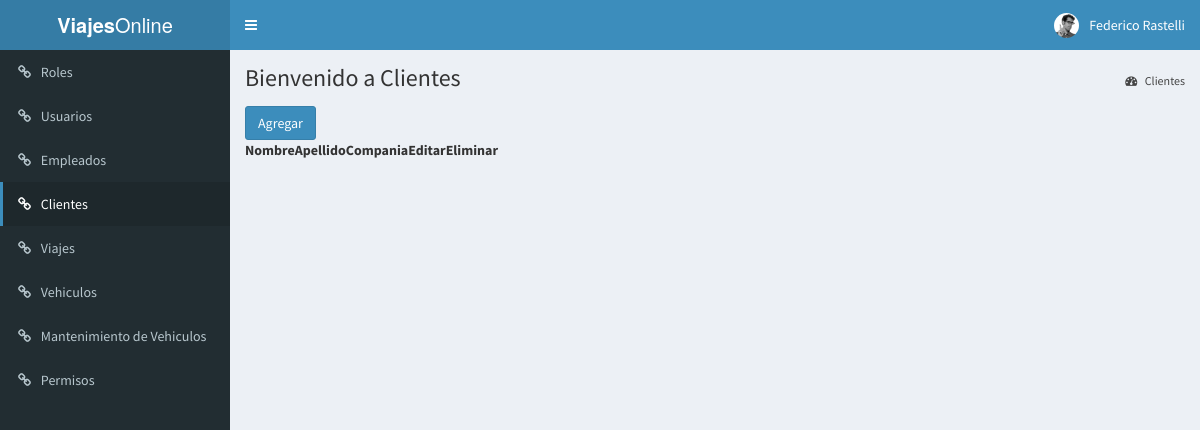
The app's page /index.php?page=clientes (signed in), older data.
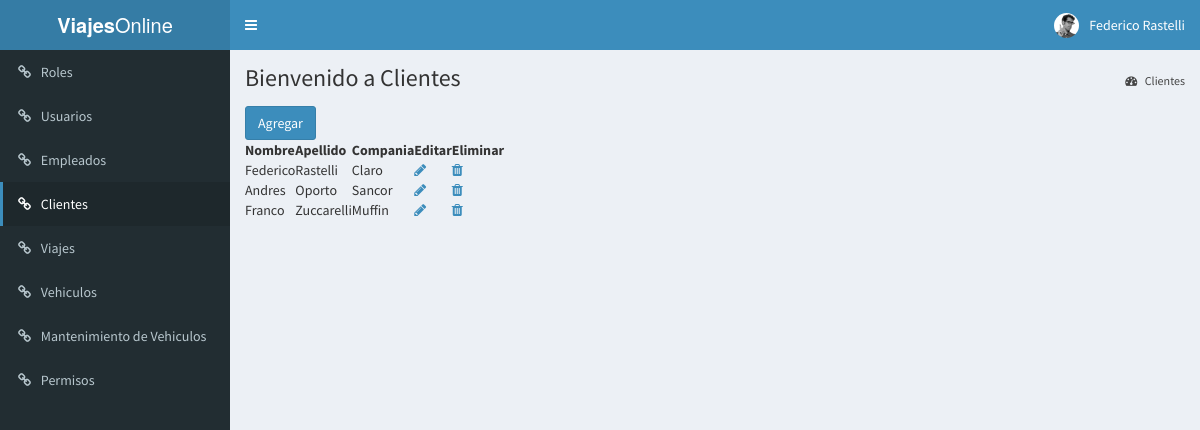
The same page, newer data.
### tables this page shows
CREATE TABLE Cliente (
    id INT NOT NULL AUTO_INCREMENT primary key ,
    nombre varchar (50),
    apellido varchar(100),
    compania varchar(100)
);

### models/DataBase.php (called while the page is built, shortened)
<?php
class DataBase
{
    private $_db;
    private static $instancia;
    public static function getInstance()
    {
        if (  !self::$instancia instanceof self) {
            self::$instancia = new self;
        }
        return self::$instancia;
    }
    public function query($query)
    {
        $type = explode(" ", trim($query) );
        switch ( strtolower($type[0]) ){
            case 'select':
                return $this->_select($query);
                break;
        }
    }
    private function _select($query)
    {
        $res = $this->_execQuery($query);
        $rows = [];
        while( $reg = $res->fetch_object() ) {
            $rows[] = $reg;
        }
        return $rows;
    }
    private function _execQuery($query)
    {
        $res = $this->_db->query($query);
        return $res;
    }
    private function _connect()
    {
        $this->_db = mysqli_connect( self::DB_HOST, self::DB_USER, self::DB_PASSWORD, self::DB_NAME );
    }
}

### models/Cliente_model.php (called while the page is built, shortened)
<?php
require_once 'DataBase.php';
class Cliente_model implements ModelInterface
{
	private $_db;
	public function __construct(){
		$this->_db = DataBase::getInstance();
	}
	public function getAll()
	{
		$query = "SELECT id,nombre,apellido,compania FROM Cliente";
		$rows =  $this->_db->query($query);
		return $rows;
	}
}

### View/Clientes_view.php (the view, shortened to what this page needs)
<?php
$cliente = new Cliente_model();
?>
<div class="content-wrapper">
    <section class="content-header">
        <h1> Bienvenido a Clientes </h1>
        <ol class="breadcrumb">
            <li><a href="#"><i class="fa fa-dashboard"></i> Clientes</a></li>
        </ol>
    </section>
    <section class="content container-fluid">
        <button type="button" class="btn btn-primary" data-toggle="modal" data-target="#modalCliente">Agregar</button>
        <table id="tablaTipoVehiculos">
            <thead>
                <tr>
                    <th>Nombre</th>
                    <th>Apellido</th>
                    <th>Compania</th>
                    <th>Editar</th>
                    <th>Eliminar</th>
                </tr>
            </thead>
            <?php
            $datos = $cliente->getAll();
            ?>
            <tbody>
                <?php foreach($datos as $dato) : ?>
                <tr>
                    <td><?php echo $dato->nombre; ?></td>
                    <td><?php echo $dato->apellido; ?></td>
                    <td><?php echo $dato->compania; ?></td>
                    <td>
                        <a class="btn-modal-edit-cliente" href="#" data-toggle="modal"
                            data-target="#modalEdit"
                            data-id="<?php echo $dato->id; ?>"
                            data-nombre="<?php echo $dato->nombre; ?>"
                            data-apellido="<?php echo $dato->apellido ; ?>"
                            data-compania="<?php echo $dato->compania ; ?>">
                            <i class="fa fa-pencil" aria-hidden="true"></i></a>
                    </td>
                    <td>
                        <a class="btn-modal-delete-cliente" href="#" data-toggle="modal"
                            data-target="#modalDelete"
                            data-id="<?php echo $dato->id; ?>"
                            data-nombre="<?php echo $dato->nombre; ?>"
                            data-apellido="<?php echo $dato->apellido; ?>">
                            <i class="fa fa-trash" aria-hidden="true"></i></a>
                    </td>
                </tr>
                <?php endforeach; ?>
            </tbody>
        </table>
    </section>
</div>

Row changes from the older to the newer data that the page shows:
added cliente: nombre "Federico", apellido "Rastelli", compania "Claro"
added cliente: nombre "Andres", apellido "Oporto", compania "Sancor"
added cliente: nombre "Franco", apellido "Zuccarelli", compania "Muffin"
